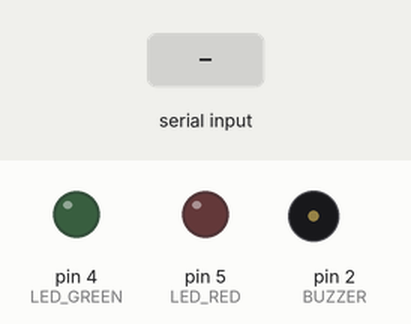
This sketch was run on a simulated Arduino Uno, built with avr-gcc and run on an emulated ATmega328P. On the bench: output pins drawn as LEDs (lit = HIGH), buzzer (waves = sounding, pin HIGH). Inputs (shaded band) come from the test bench. What the sketch prints to the serial monitor is not drawn.

Above: at 1.2 s.
1.3 s: "1" received over Serial
At 1.45 s:
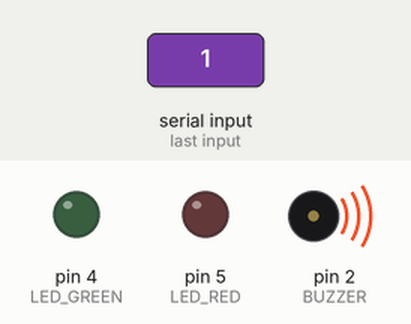
3.0 s: "2" received over Serial
At 3.3 s:
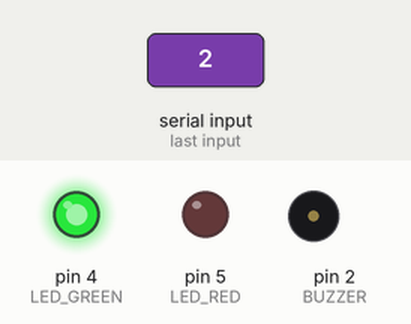
5.0 s: "3" received over Serial
At 5.15 s:
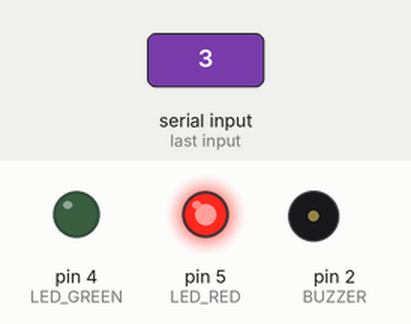
Timing chart, 0 to 8.0 s (numbered marks = the images above; inputs shaded):
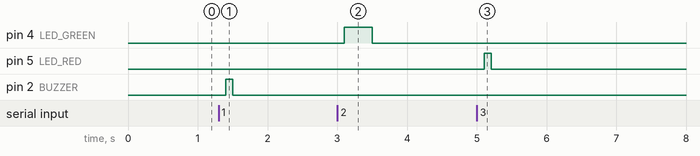

The sketch:

Arduino.ino
```cpp
char data;
const int BUZZER = 2;
const int LED_GREEN = 4;
const int LED_RED = 5;


void setup() {
  Serial.begin(9600);
  pinMode(BUZZER,OUTPUT); // BUZZER
  pinMode(LED_GREEN,OUTPUT); // LED GREEN (SUCCESS)
  pinMode(LED_RED,OUTPUT); // LED RED (FAILURE)

}

void loop() {
  if (Serial.available() > 0){
    data = Serial.read();
    if (data == '1'){
      digitalWrite(BUZZER,HIGH);
      delay(100);
      digitalWrite(BUZZER,LOW);
    }
    else if (data == '2'){
      digitalWrite(LED_GREEN,HIGH);
      delay(400);
      digitalWrite(LED_GREEN,LOW);
    }
    else if (data == '3'){
      digitalWrite(LED_RED,HIGH);
      delay(100);
      digitalWrite(LED_RED,LOW);
    }
  }
else{
  Serial.println("NO INFORMATION RECEIVING");
  delay(200);
}
}
```

Measured:
- after the input at 1.3 s, pin 2 (BUZZER): LOW → HIGH after 0.10 s, → LOW 0.10 s later
- after the input at 3.0 s, pin 4 (LED_GREEN): LOW → HIGH after 0.10 s, → LOW 0.40 s later
- after the input at 5.0 s, pin 5 (LED_RED): LOW → HIGH after 0.11 s, → LOW 0.10 s later
